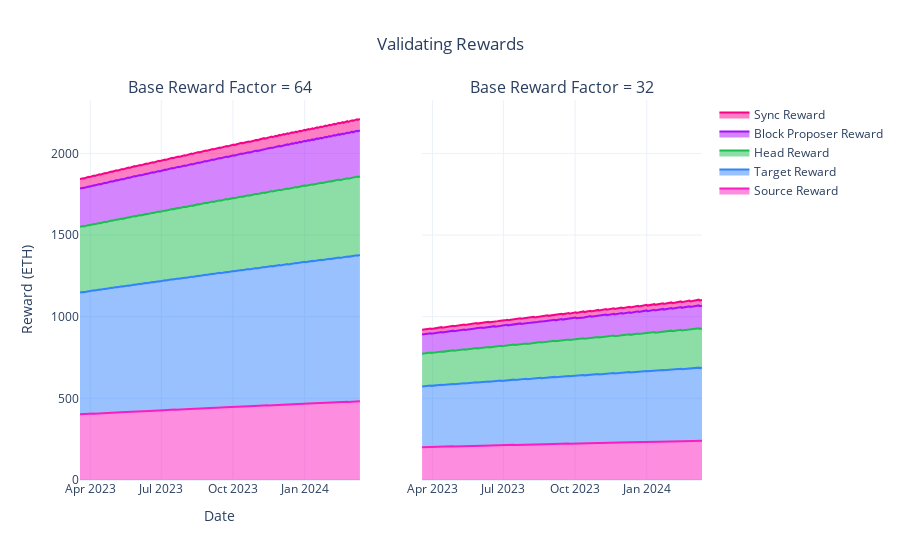

Notebook cell for this chart:
### Code cell
# Plot the individual validating rewards in ETH for each subset
visualizations.plot_validating_rewards(df, subplot_titles=["Base Reward Factor = 64", "Base Reward Factor = 32"])

### Figure 1 — Plotly figure (JSON) as saved in the notebook; plotly's stock layout.template omitted (floating-point values rounded to 4 significant figures; data arrays with more than 128 entries replaced by an {"elided": "..."} marker saying what was removed)
{"data": [{"line": {"color": "#FC1CBF"}, "name": "Source Reward", "showlegend": true, "stackgroup": "one", "type": "scatter", "x": {"elided": "360 str values"}, "xaxis": "x", "y": {"elided": "360 float values"}, "yaxis": "y"}, {"line": {"color": "#3283FE"}, "name": "Target Reward", "showlegend": true, "stackgroup": "one", "type": "scatter", "x": {"elided": "360 str values"}, "xaxis": "x", "y": {"elided": "360 float values"}, "yaxis": "y"}, {"line": {"color": "#1CBE4F"}, "name": "Head Reward", "showlegend": true, "stackgroup": "one", "type": "scatter", "x": {"elided": "360 str values"}, "xaxis": "x", "y": {"elided": "360 float values"}, "yaxis": "y"}, {"line": {"color": "#AA0DFE"}, "name": "Block Proposer Reward", "showlegend": true, "stackgroup": "one", "type": "scatter", "x": {"elided": "360 str values"}, "xaxis": "x", "y": {"elided": "360 float values"}, "yaxis": "y"}, {"line": {"color": "#FA0087"}, "name": "Sync Reward", "showlegend": true, "stackgroup": "one", "type": "scatter", "x": {"elided": "360 str values"}, "xaxis": "x", "y": {"elided": "360 float values"}, "yaxis": "y"}, {"line": {"color": "#FC1CBF"}, "name": "Source Reward", "showlegend": false, "stackgroup": "one", "type": "scatter", "x": {"elided": "360 str values"}, "xaxis": "x2", "y": {"elided": "360 float values"}, "yaxis": "y2"}, {"line": {"color": "#3283FE"}, "name": "Target Reward", "showlegend": false, "stackgroup": "one", "type": "scatter", "x": {"elided": "360 str values"}, "xaxis": "x2", "y": {"elided": "360 float values"}, "yaxis": "y2"}, {"line": {"color": "#1CBE4F"}, "name": "Head Reward", "showlegend": false, "stackgroup": "one", "type": "scatter", "x": {"elided": "360 str values"}, "xaxis": "x2", "y": {"elided": "360 float values"}, "yaxis": "y2"}, {"line": {"color": "#AA0DFE"}, "name": "Block Proposer Reward", "showlegend": false, "stackgroup": "one", "type": "scatter", "x": {"elided": "360 str values"}, "xaxis": "x2", "y": {"elided": "360 float values"}, "yaxis": "y2"}, {"line": {"color": "#FA0087"}, "name": "Sync Reward", "showlegend": false, "stackgroup": "one", "type": "scatter", "x": {"elided": "360 str values"}, "xaxis": "x2", "y": {"elided": "360 float values"}, "yaxis": "y2"}], "layout": {"annotations": [{"font": {"size": 16}, "showarrow": false, "text": "Base Reward Factor = 64", "x": 0.225, "xanchor": "center", "xref": "paper", "y": 1, "yanchor": "bottom", "yref": "paper"}, {"font": {"size": 16}, "showarrow": false, "text": "Base Reward Factor = 32", "x": 0.775, "xanchor": "center", "xref": "paper", "y": 1, "yanchor": "bottom", "yref": "paper"}], "legend": {"title": {"text": ""}}, "title": {"text": "Validating Rewards"}, "xaxis": {"anchor": "y", "domain": [0, 0.45], "title": {"text": "Date"}}, "xaxis2": {"anchor": "y2", "domain": [0.55, 1]}, "yaxis": {"anchor": "x", "domain": [0, 1], "title": {"text": "Reward (ETH)"}}, "yaxis2": {"anchor": "x2", "domain": [0, 1], "matches": "y", "showticklabels": false}}}
